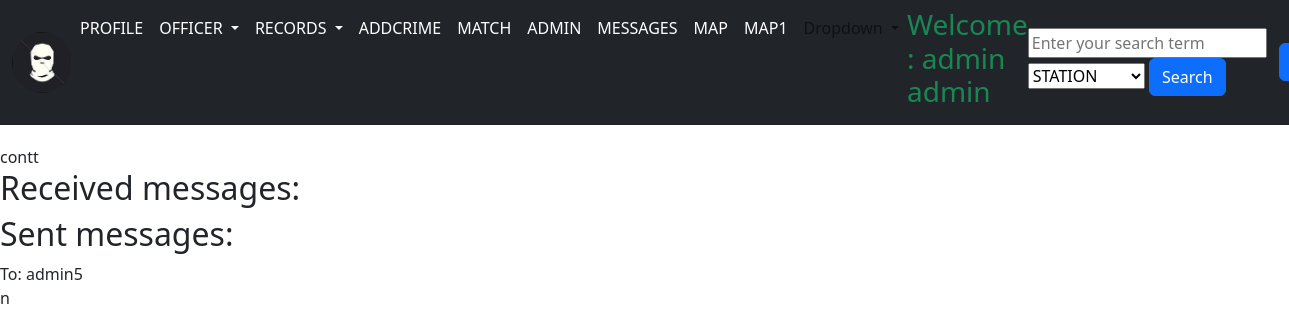
/messages (signed in), run on an earlier commit of the app's database.
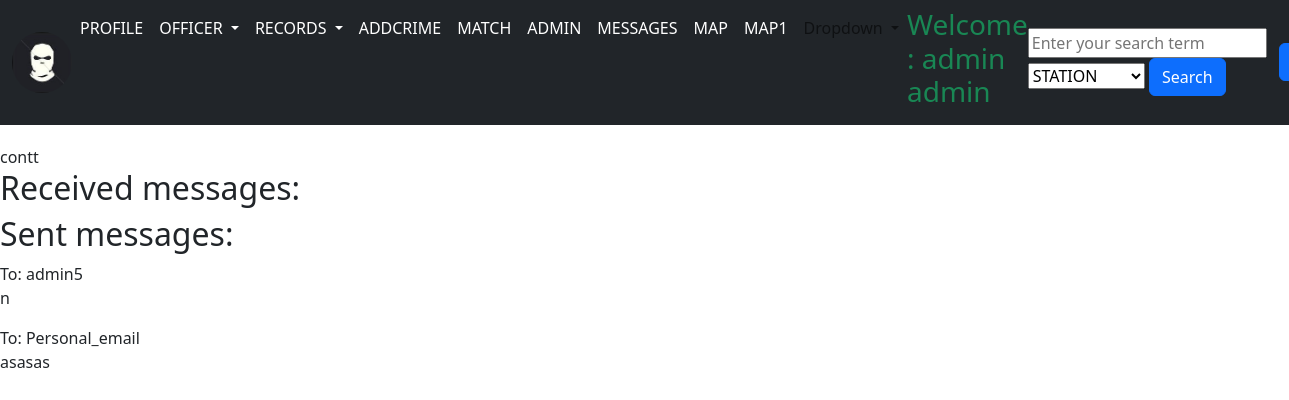
And on a later commit of the database.
### models.py (models this page shows, shortened)
class User(db.Model, UserMixin):
    id = db.Column(db.Integer, primary_key=True)
    batchno = db.Column(db.String(20), unique=True, nullable=False)
    Phone_No = db.Column(db.String(21), nullable=True)
    Personal_email = db.Column(db.String(128), unique=True, nullable=False)
    first_name = db.Column(db.String(20), unique=False, nullable=False)
    last_name = db.Column(db.String(20), unique=False, nullable=False)
    rank = db.Column(db.String(20), unique=False, nullable=False)
    station = db.Column(db.String(120), db.ForeignKey('location.id'))
    profile_pic = db.Column(db.String(), nullable=True)
    dob = db.Column(db.DateTime, nullable=False)
    Supervisor_id = db.Column(
        db.String(128), nullable=False)
    active = db.Column(db.Boolean, default=False, nullable=False)
    gender = db.Column(db.String(20), unique=False, nullable=False)
    caught_by_user = db.relationship('Crimerecords', foreign_keys='Crimerecords.caught_by', backref='caught_by_id')
    messages_sent = db.relationship('Message', foreign_keys='Message.sender_id', backref='sender')
    messages_received = db.relationship('Message', foreign_keys='Message.recipient_id', backref='recipient')
    date_added = db.Column(db.DateTime, default=datetime.utcnow)
    password_hash = db.Column(db.String(128))

class Message(db.Model):
    id = db.Column(db.Integer, primary_key=True)
    text = db.Column(db.String)
    encrypted_text = db.Column(db.LargeBinary)  # store the encrypted message as binary data
    picture = db.Column(db.String(80), nullable=True)
    recipient_id = db.Column(db.Integer, db.ForeignKey('user.id'))
    sender_id = db.Column(db.Integer, db.ForeignKey('user.id'))

### app.py (the view)
@app.route('/messages')
def messages():
    user_id = current_user.id  # hardcoded for simplicity, you can use a session variable to store the current user's id
    user = User.query.get(user_id)
    received_messages = user.messages_received
    sent_messages = user.messages_sent
    return render_template('messages.html', received_messages=received_messages, sent_messages=sent_messages)

### app.py (called while the page is built)
@login_manager.user_loader
def load_user(user_id):
	return User.query.get(int(user_id))

### Templates/messages.html (shortened to what this page needs)
{% extends 'base.html' %}
{% block content %}
<marquee direction = "right" behavior ="alternate">contt</marquee>
<h2>Received messages:</h2>
<h2>Sent messages:</h2>
{% for message in sent_messages %}
  <p>To: {{ message.recipient.batchno }}
    <br>{{ message.text }}</p>
{% endfor %}
{% endblock %}

### Templates/base.html (shortened to what this page needs)
<!doctype html>
<html lang="en">
  </head>
  <body>
    {% include 'navbar.html' %}
    {% block content %}
    {% endblock %}

### Templates/navbar.html (shortened to what this page needs)
<link href="../static/dist/css/bootstrap.min.css" rel="stylesheet">
<nav class="navbar navbar-expand-lg bg-dark">
  <link href="navbar.css" rel="stylesheet">
  <div class="container-fluid">
      {% if current_user.profile_pic %}
		<img src="{{ url_for('static', filename='images/' + current_user.profile_pic)}}" img class="img-profile rounded-circle" width="60x60">
		{% else %}
		<img src="{{ url_for('static', filename='images/default_photo.jpg')}}" img class="img-profile rounded-circle" width="60x60">
		{% endif %}
    <div class="collapse navbar-collapse" id="navbarSupportedContent">
      <ul class="navbar-nav me-auto mb-2 mb-lg-0">
        <li class="nav-item">
          <a class="nav-link px-2 text-white" aria-current="page" href="{{url_for('index')}}">PROFILE</a>
        </li>
        <li class="nav-item dropdown">
          <a class="nav-link dropdown-toggle text-white" href="" role="button" data-bs-toggle="dropdown" aria-expanded="false">
            OFFICER
          </a>
          <li class="nav-item dropdown">
            <a class="nav-link dropdown-toggle text-white" href="" role="button" data-bs-toggle="dropdown" aria-expanded="false">
              RECORDS
            </a>
        </li>
        <li class="nav-item">
          <a class="nav-link px-2 text-white" aria-current="page" href="{{url_for('addcrime')}}">ADDCRIME</a>
        </li>
         <li class="nav-item">
          <a class="nav-link px-2 text-white" aria-current="page" href="{{url_for('match')}}">MATCH</a>
        </li>
        {%if current_user.batchno == "admin"%}
        <li class="nav-item">
          <a class="nav-link px-2 text-white" aria-current="page" href="/admin">ADMIN</a>
        </li>
        {%endif%}
        <li class="nav-item">
          <a class="nav-link px-2 text-white" aria-current="page" href="/send_message">MESSAGES</a>
        </li>
        <li class="nav-item">
          <a class="nav-link px-2 text-white" aria-current="page" href="/map">MAP</a>
        </li>
        <li class="nav-item">
          <a class="nav-link px-2 text-white" aria-current="page" href="/map1">MAP1</a>
        </li>
        <li class="nav-item dropdown">
          <a class="nav-link dropdown-toggle" href="#" role="button" data-bs-toggle="dropdown" aria-expanded="false">
            Dropdown
          </a>
        </li>
        <li class="nav-item">
          <h3 class="text-success">Welcome : {{current_user.first_name }} {{current_user.last_name }}</h3>
        </li>
      </ul>
    </div>
    <form method="POST" action="{{ url_for('search') }}">
      <input type="text" name="search_term" placeholder="Enter your search term">
      <select name="filter_option">
        <option value="last_name">STATION</option>
      </select>
      <button type="submit" class="btn btn-primary">Search</button>
    </form>
  </div>
<a href="{{url_for('logout')}}" class="btn btn-primary btn-block">Logout</a>
</nav>

### static/css/navbar.css (style rules this page uses)
body { padding-bottom: 20px; }
.navbar { margin-bottom: 20px; }

What changed in the data, as far as the page shows it:
added Message: recipient.batchno "Personal_email", text "asasas"
